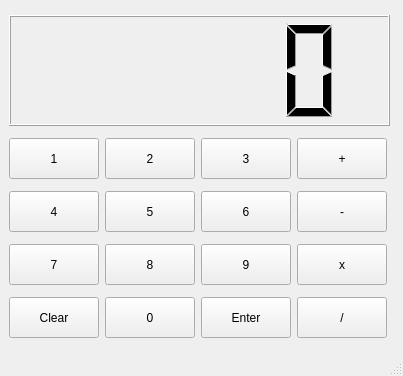
<?xml version="1.0" encoding="UTF-8"?>
<ui version="4.0">
 <class>MainWindow</class>
 <widget class="QMainWindow" name="MainWindow">
  <property name="geometry">
   <rect>
    <x>0</x>
    <y>0</y>
    <width>403</width>
    <height>376</height>
   </rect>
  </property>
  <property name="windowTitle">
   <string>MainWindow</string>
  </property>
  <widget class="QWidget" name="centralwidget">
   <layout class="QGridLayout" name="gridLayout_3">
    <item row="0" column="0" colspan="4">
     <widget class="QLCDNumber" name="lcddisplay">
      <property name="minimumSize">
       <size>
        <width>381</width>
        <height>111</height>
       </size>
      </property>
      <property name="maximumSize">
       <size>
        <width>381</width>
        <height>111</height>
       </size>
      </property>
      <property name="frameShadow">
       <enum>QFrame::Raised</enum>
      </property>
      <property name="midLineWidth">
       <number>0</number>
      </property>
      <property name="smallDecimalPoint">
       <bool>false</bool>
      </property>
      <property name="intValue" stdset="0">
       <number>0</number>
      </property>
     </widget>
    </item>
    <item row="1" column="0">
     <widget class="QPushButton" name="pb1">
      <property name="minimumSize">
       <size>
        <width>81</width>
        <height>41</height>
       </size>
      </property>
      <property name="maximumSize">
       <size>
        <width>90</width>
        <height>41</height>
       </size>
      </property>
      <property name="text">
       <string>1</string>
      </property>
     </widget>
    </item>
    <item row="1" column="1">
     <widget class="QPushButton" name="pb2">
      <property name="minimumSize">
       <size>
        <width>81</width>
        <height>41</height>
       </size>
      </property>
      <property name="maximumSize">
       <size>
        <width>90</width>
        <height>41</height>
       </size>
      </property>
      <property name="text">
       <string>2</string>
      </property>
     </widget>
    </item>
    <item row="1" column="2">
     <widget class="QPushButton" name="pb3">
      <property name="minimumSize">
       <size>
        <width>81</width>
        <height>41</height>
       </size>
      </property>
      <property name="maximumSize">
       <size>
        <width>90</width>
        <height>41</height>
       </size>
      </property>
      <property name="text">
       <string>3</string>
      </property>
     </widget>
    </item>
    <item row="1" column="3">
     <widget class="QPushButton" name="pbadd">
      <property name="minimumSize">
       <size>
        <width>81</width>
        <height>41</height>
       </size>
      </property>
      <property name="maximumSize">
       <size>
        <width>90</width>
        <height>41</height>
       </size>
      </property>
      <property name="text">
       <string>+</string>
      </property>
     </widget>
    </item>
    <item row="2" column="0">
     <widget class="QPushButton" name="pb4">
      <property name="minimumSize">
       <size>
        <width>81</width>
        <height>41</height>
       </size>
      </property>
      <property name="maximumSize">
       <size>
        <width>90</width>
        <height>41</height>
       </size>
      </property>
      <property name="text">
       <string>4</string>
      </property>
     </widget>
    </item>
    <item row="2" column="1">
     <widget class="QPushButton" name="pb5">
      <property name="minimumSize">
       <size>
        <width>81</width>
        <height>41</height>
       </size>
      </property>
      <property name="maximumSize">
       <size>
        <width>90</width>
        <height>41</height>
       </size>
      </property>
      <property name="text">
       <string>5</string>
      </property>
     </widget>
    </item>
    <item row="2" column="2">
     <widget class="QPushButton" name="pb6">
      <property name="minimumSize">
       <size>
        <width>81</width>
        <height>41</height>
       </size>
      </property>
      <property name="maximumSize">
       <size>
        <width>90</width>
        <height>41</height>
       </size>
      </property>
      <property name="text">
       <string>6</string>
      </property>
     </widget>
    </item>
    <item row="2" column="3">
     <widget class="QPushButton" name="pbsubstract">
      <property name="minimumSize">
       <size>
        <width>81</width>
        <height>41</height>
       </size>
      </property>
      <property name="maximumSize">
       <size>
        <width>90</width>
        <height>41</height>
       </size>
      </property>
      <property name="text">
       <string>-</string>
      </property>
     </widget>
    </item>
    <item row="3" column="0">
     <widget class="QPushButton" name="pb7">
      <property name="minimumSize">
       <size>
        <width>81</width>
        <height>41</height>
       </size>
      </property>
      <property name="maximumSize">
       <size>
        <width>90</width>
        <height>41</height>
       </size>
      </property>
      <property name="text">
       <string>7</string>
      </property>
     </widget>
    </item>
    <item row="3" column="1">
     <widget class="QPushButton" name="pb8">
      <property name="minimumSize">
       <size>
        <width>81</width>
        <height>41</height>
       </size>
      </property>
      <property name="maximumSize">
       <size>
        <width>90</width>
        <height>41</height>
       </size>
      </property>
      <property name="text">
       <string>8</string>
      </property>
     </widget>
    </item>
    <item row="3" column="2">
     <widget class="QPushButton" name="pb9">
      <property name="minimumSize">
       <size>
        <width>81</width>
        <height>41</height>
       </size>
      </property>
      <property name="maximumSize">
       <size>
        <width>90</width>
        <height>41</height>
       </size>
      </property>
      <property name="text">
       <string>9</string>
      </property>
     </widget>
    </item>
    <item row="3" column="3">
     <widget class="QPushButton" name="pbmultiply">
      <property name="minimumSize">
       <size>
        <width>81</width>
        <height>41</height>
       </size>
      </property>
      <property name="maximumSize">
       <size>
        <width>90</width>
        <height>41</height>
       </size>
      </property>
      <property name="text">
       <string>x</string>
      </property>
     </widget>
    </item>
    <item row="4" column="0">
     <widget class="QPushButton" name="pbclear">
      <property name="minimumSize">
       <size>
        <width>81</width>
        <height>41</height>
       </size>
      </property>
      <property name="maximumSize">
       <size>
        <width>90</width>
        <height>41</height>
       </size>
      </property>
      <property name="text">
       <string>Clear</string>
      </property>
     </widget>
    </item>
    <item row="4" column="1">
     <widget class="QPushButton" name="pb0">
      <property name="minimumSize">
       <size>
        <width>81</width>
        <height>41</height>
       </size>
      </property>
      <property name="maximumSize">
       <size>
        <width>90</width>
        <height>41</height>
       </size>
      </property>
      <property name="text">
       <string>0</string>
      </property>
     </widget>
    </item>
    <item row="4" column="2">
     <widget class="QPushButton" name="pbenter">
      <property name="minimumSize">
       <size>
        <width>81</width>
        <height>41</height>
       </size>
      </property>
      <property name="maximumSize">
       <size>
        <width>90</width>
        <height>41</height>
       </size>
      </property>
      <property name="text">
       <string>Enter</string>
      </property>
     </widget>
    </item>
    <item row="4" column="3">
     <widget class="QPushButton" name="pbdivide">
      <property name="minimumSize">
       <size>
        <width>81</width>
        <height>41</height>
       </size>
      </property>
      <property name="maximumSize">
       <size>
        <width>90</width>
        <height>41</height>
       </size>
      </property>
      <property name="text">
       <string>/</string>
      </property>
     </widget>
    </item>
   </layout>
  </widget>
  <widget class="QMenuBar" name="menubar">
   <property name="geometry">
    <rect>
     <x>0</x>
     <y>0</y>
     <width>403</width>
     <height>26</height>
    </rect>
   </property>
  </widget>
  <widget class="QStatusBar" name="statusbar"/>
 </widget>
 <resources/>
 <connections/>
</ui>
